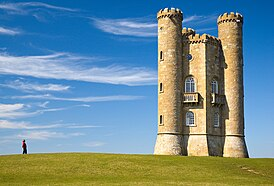
#> input picture mag/PS2/slika.jpg, 274 x 186 px
$ jupyter execute --allow-errors main.ipynb   (shell and % lines are left out)
#> lines starting #> are read from the running program, lines starting #| are printed output that depends on the picture
[cell 1]
import numpy as np
from matplotlib.image import imread
import matplotlib.pyplot as plt

[cell 2]
im = imread("slika.jpg")
#> im is the input picture: shape (186, 274, 3); mean R, G, B 112.1, 142.1, 150.5
plt.imshow(im)

[cell 3]
sobel_x = np.array([
  [-1,0,1],
  [-2,0,2],
  [-1,0,1],
])

sobel_y = sobel_x.T
plt.imshow(sobel_y)
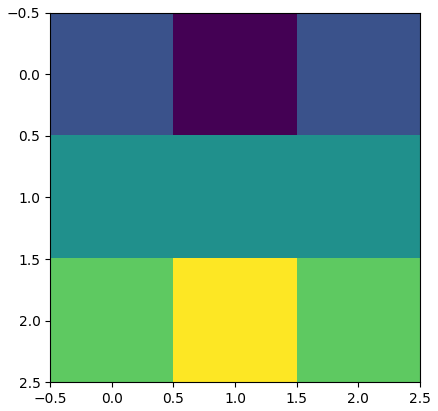
#> figure drawn by matplotlib, 1 panel

[cell 4]
im.shape
#> Out = (186, 274, 3)
